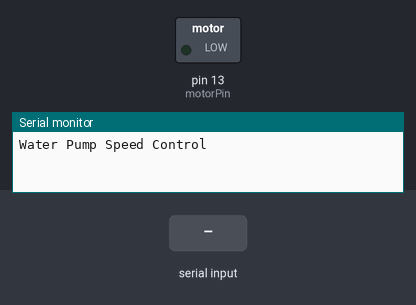
Bench run of a sketch on a simulated Arduino Uno, built with avr-gcc and run on an emulated ATmega328P. Shown: switched loads named in the sketch (green lamp = pin HIGH), the last lines printed to the serial monitor. The test bench sets the inputs (shaded band).

Above: at 1.2 s.
1.3 s: "200\n" received over Serial
At 2.0 s:
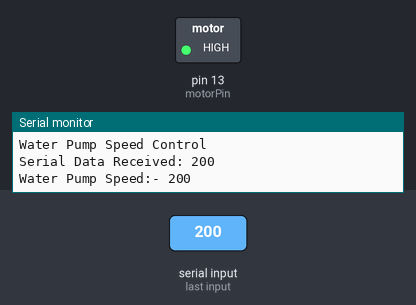
Timing chart, 0 to 7.8 s (numbered marks = the images above; inputs shaded):
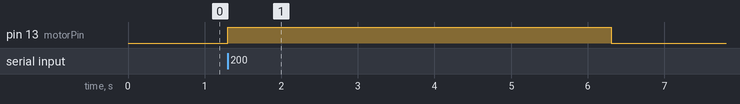

Measured:
- after the input at 1.3 s, pin 13 (motorPin): LOW → HIGH at once, → LOW 5.0 s later

The sketch:

water_pump_speed_control_serially.ino
```cpp
const int motorPin = 13;

void motorPumpON(void)
{
  digitalWrite(motorPin, HIGH);
}

void motorPumpOff(void)
{
  digitalWrite(motorPin, LOW);
  analogWrite(motorPin, 0);
}

void motorONSpeed(int speedVar)
{
  analogWrite(motorPin, speedVar);
}

void setup()
{
 // put your setup code here, to run once:
 pinMode(motorPin, OUTPUT);
 motorPumpOff();
 Serial.begin(9600);
 Serial.println("");
 Serial.println("Water Pump Speed Control");
}

void loop() {
  // put your main code here, to run repeatedly:
  while (Serial.available()==0) {             //Wait for user input

  }
  String data = Serial.readStringUntil('\n');

  Serial.println("");
  Serial.print("Serial Data Received: ");
  Serial.println(data);

  int dataVar = data.toInt();

  Serial.print("Water Pump Speed:- ");
  Serial.println(dataVar);

  motorONSpeed(dataVar);
  //motorPumpON();
  delay(5000);

  Serial.println("Water Pump OFF");
  motorPumpOff();
  delay(1000);
}
```
